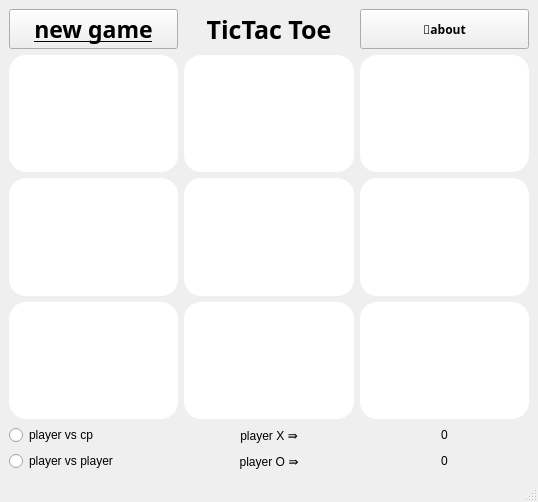
<?xml version="1.0" encoding="UTF-8"?>
<ui version="4.0">
 <class>MainWindow</class>
 <widget class="QMainWindow" name="MainWindow">
  <property name="geometry">
   <rect>
    <x>0</x>
    <y>0</y>
    <width>538</width>
    <height>502</height>
   </rect>
  </property>
  <property name="windowTitle">
   <string>MainWindow</string>
  </property>
  <widget class="QWidget" name="centralwidget">
   <layout class="QGridLayout" name="gridLayout">
    <item row="3" column="2">
     <widget class="QPushButton" name="btn_8">
      <property name="sizePolicy">
       <sizepolicy hsizetype="Minimum" vsizetype="Expanding">
        <horstretch>0</horstretch>
        <verstretch>0</verstretch>
       </sizepolicy>
      </property>
      <property name="font">
       <font>
        <pointsize>36</pointsize>
       </font>
      </property>
      <property name="styleSheet">
       <string>border-radius: 17px;
background-color: rgb(255, 255, 255);</string>
      </property>
      <property name="text">
       <string/>
      </property>
     </widget>
    </item>
    <item row="2" column="0">
     <widget class="QPushButton" name="btn_4">
      <property name="sizePolicy">
       <sizepolicy hsizetype="Minimum" vsizetype="Expanding">
        <horstretch>0</horstretch>
        <verstretch>0</verstretch>
       </sizepolicy>
      </property>
      <property name="font">
       <font>
        <pointsize>36</pointsize>
       </font>
      </property>
      <property name="styleSheet">
       <string>border-radius: 17px;
background-color: rgb(255, 255, 255);</string>
      </property>
      <property name="text">
       <string/>
      </property>
     </widget>
    </item>
    <item row="2" column="3">
     <widget class="QPushButton" name="btn_6">
      <property name="sizePolicy">
       <sizepolicy hsizetype="Minimum" vsizetype="Expanding">
        <horstretch>0</horstretch>
        <verstretch>0</verstretch>
       </sizepolicy>
      </property>
      <property name="font">
       <font>
        <pointsize>36</pointsize>
       </font>
      </property>
      <property name="styleSheet">
       <string>border-radius: 17px;
background-color: rgb(255, 255, 255);</string>
      </property>
      <property name="text">
       <string/>
      </property>
     </widget>
    </item>
    <item row="1" column="3">
     <widget class="QPushButton" name="btn_3">
      <property name="sizePolicy">
       <sizepolicy hsizetype="Minimum" vsizetype="Expanding">
        <horstretch>0</horstretch>
        <verstretch>0</verstretch>
       </sizepolicy>
      </property>
      <property name="font">
       <font>
        <pointsize>36</pointsize>
       </font>
      </property>
      <property name="styleSheet">
       <string>border-radius: 17px;
background-color: rgb(255, 255, 255);</string>
      </property>
      <property name="text">
       <string/>
      </property>
     </widget>
    </item>
    <item row="0" column="0">
     <widget class="QPushButton" name="btn_new">
      <property name="font">
       <font>
        <family>Segoe Print</family>
        <pointsize>17</pointsize>
        <italic>false</italic>
        <bold>true</bold>
        <underline>true</underline>
        <strikeout>false</strikeout>
       </font>
      </property>
      <property name="styleSheet">
       <string notr="true"/>
      </property>
      <property name="text">
       <string>new game</string>
      </property>
     </widget>
    </item>
    <item row="2" column="2">
     <widget class="QPushButton" name="btn_5">
      <property name="sizePolicy">
       <sizepolicy hsizetype="Minimum" vsizetype="Expanding">
        <horstretch>0</horstretch>
        <verstretch>0</verstretch>
       </sizepolicy>
      </property>
      <property name="font">
       <font>
        <pointsize>36</pointsize>
       </font>
      </property>
      <property name="styleSheet">
       <string>border-radius: 17px;
background-color: rgb(255, 255, 255);</string>
      </property>
      <property name="text">
       <string/>
      </property>
     </widget>
    </item>
    <item row="3" column="3">
     <widget class="QPushButton" name="btn_9">
      <property name="sizePolicy">
       <sizepolicy hsizetype="Minimum" vsizetype="Expanding">
        <horstretch>0</horstretch>
        <verstretch>0</verstretch>
       </sizepolicy>
      </property>
      <property name="font">
       <font>
        <pointsize>36</pointsize>
       </font>
      </property>
      <property name="styleSheet">
       <string notr="true">border-radius: 17px;
background-color: rgb(255, 255, 255);</string>
      </property>
      <property name="text">
       <string/>
      </property>
     </widget>
    </item>
    <item row="3" column="0">
     <widget class="QPushButton" name="btn_7">
      <property name="sizePolicy">
       <sizepolicy hsizetype="Minimum" vsizetype="Expanding">
        <horstretch>0</horstretch>
        <verstretch>0</verstretch>
       </sizepolicy>
      </property>
      <property name="font">
       <font>
        <pointsize>36</pointsize>
       </font>
      </property>
      <property name="styleSheet">
       <string>border-radius: 17px;
background-color: rgb(255, 255, 255);</string>
      </property>
      <property name="text">
       <string/>
      </property>
     </widget>
    </item>
    <item row="1" column="2">
     <widget class="QPushButton" name="btn_2">
      <property name="sizePolicy">
       <sizepolicy hsizetype="Minimum" vsizetype="Expanding">
        <horstretch>0</horstretch>
        <verstretch>0</verstretch>
       </sizepolicy>
      </property>
      <property name="font">
       <font>
        <pointsize>36</pointsize>
       </font>
      </property>
      <property name="styleSheet">
       <string>border-radius: 17px;
background-color: rgb(255, 255, 255);</string>
      </property>
      <property name="text">
       <string/>
      </property>
     </widget>
    </item>
    <item row="0" column="3">
     <widget class="QPushButton" name="btn_abt">
      <property name="sizePolicy">
       <sizepolicy hsizetype="Minimum" vsizetype="Preferred">
        <horstretch>0</horstretch>
        <verstretch>0</verstretch>
       </sizepolicy>
      </property>
      <property name="font">
       <font>
        <family>Segoe Print</family>
        <italic>false</italic>
        <bold>true</bold>
       </font>
      </property>
      <property name="text">
       <string>🤔about</string>
      </property>
     </widget>
    </item>
    <item row="0" column="2">
     <widget class="QLabel" name="label">
      <property name="font">
       <font>
        <family>Segoe Print</family>
        <pointsize>19</pointsize>
        <bold>true</bold>
       </font>
      </property>
      <property name="layoutDirection">
       <enum>Qt::RightToLeft</enum>
      </property>
      <property name="text">
       <string>TicTac Toe</string>
      </property>
      <property name="alignment">
       <set>Qt::AlignCenter</set>
      </property>
     </widget>
    </item>
    <item row="1" column="0">
     <widget class="QPushButton" name="btn_1">
      <property name="sizePolicy">
       <sizepolicy hsizetype="Minimum" vsizetype="Expanding">
        <horstretch>0</horstretch>
        <verstretch>0</verstretch>
       </sizepolicy>
      </property>
      <property name="font">
       <font>
        <pointsize>36</pointsize>
       </font>
      </property>
      <property name="styleSheet">
       <string>border-radius: 17px;
background-color: rgb(255, 255, 255);</string>
      </property>
      <property name="text">
       <string/>
      </property>
     </widget>
    </item>
    <item row="7" column="3">
     <widget class="QLabel" name="scorex">
      <property name="text">
       <string>0</string>
      </property>
      <property name="alignment">
       <set>Qt::AlignCenter</set>
      </property>
      <property name="indent">
       <number>0</number>
      </property>
     </widget>
    </item>
    <item row="8" column="3">
     <widget class="QLabel" name="scoreo">
      <property name="sizePolicy">
       <sizepolicy hsizetype="Preferred" vsizetype="Preferred">
        <horstretch>0</horstretch>
        <verstretch>0</verstretch>
       </sizepolicy>
      </property>
      <property name="text">
       <string>0</string>
      </property>
      <property name="alignment">
       <set>Qt::AlignCenter</set>
      </property>
     </widget>
    </item>
    <item row="7" column="2">
     <widget class="QLabel" name="label_x">
      <property name="sizePolicy">
       <sizepolicy hsizetype="Preferred" vsizetype="Preferred">
        <horstretch>0</horstretch>
        <verstretch>0</verstretch>
       </sizepolicy>
      </property>
      <property name="layoutDirection">
       <enum>Qt::LeftToRight</enum>
      </property>
      <property name="text">
       <string>player X ⇛</string>
      </property>
      <property name="alignment">
       <set>Qt::AlignCenter</set>
      </property>
     </widget>
    </item>
    <item row="8" column="2">
     <widget class="QLabel" name="label_o">
      <property name="sizePolicy">
       <sizepolicy hsizetype="Preferred" vsizetype="Preferred">
        <horstretch>0</horstretch>
        <verstretch>0</verstretch>
       </sizepolicy>
      </property>
      <property name="text">
       <string>player O ⇛</string>
      </property>
      <property name="alignment">
       <set>Qt::AlignCenter</set>
      </property>
     </widget>
    </item>
    <item row="8" column="0">
     <widget class="QRadioButton" name="btn_ptp">
      <property name="text">
       <string>player vs player</string>
      </property>
     </widget>
    </item>
    <item row="7" column="0">
     <widget class="QRadioButton" name="btn_ptc">
      <property name="font">
       <font>
        <kerning>true</kerning>
       </font>
      </property>
      <property name="mouseTracking">
       <bool>true</bool>
      </property>
      <property name="styleSheet">
       <string notr="true"/>
      </property>
      <property name="text">
       <string>player vs cp</string>
      </property>
     </widget>
    </item>
   </layout>
  </widget>
  <widget class="QMenuBar" name="menubar">
   <property name="geometry">
    <rect>
     <x>0</x>
     <y>0</y>
     <width>538</width>
     <height>25</height>
    </rect>
   </property>
  </widget>
  <widget class="QStatusBar" name="statusbar"/>
 </widget>
 <resources/>
 <connections/>
</ui>
